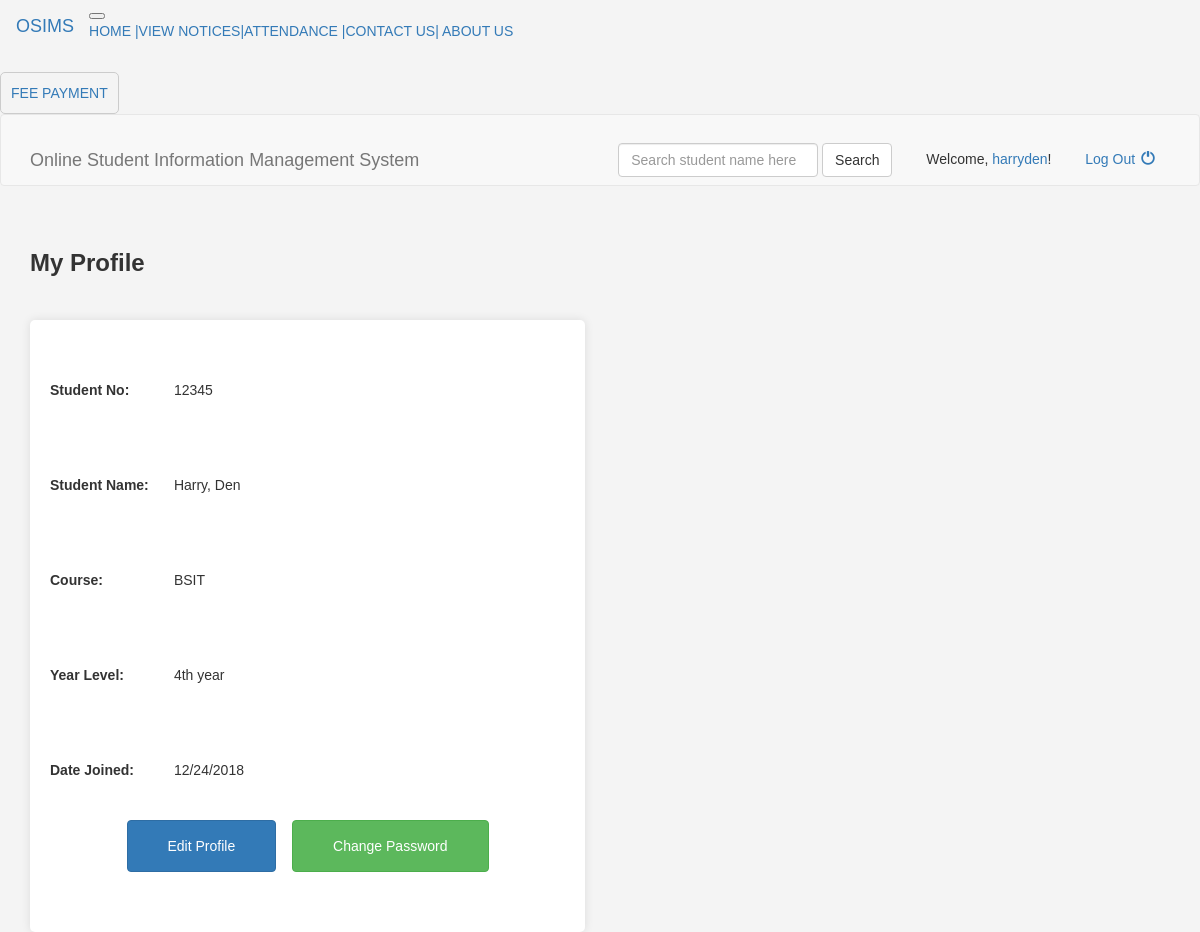
/profile.php (signed in), run on the app's committed database.
### tables this page shows
CREATE TABLE IF NOT EXISTS `students` (
`id` int(10) NOT NULL,
  `username` varchar(50) NOT NULL,
  `password` varchar(50) NOT NULL,
  `studentno` int(10) NOT NULL,
  `firstname` varchar(50) NOT NULL,
  `lastname` varchar(50) NOT NULL,
  `course` varchar(10) NOT NULL,
  `yrlevel` varchar(10) NOT NULL,
  `date_joined` date NOT NULL
);

### profile.php (the view, shortened to what this page needs)
<?php
require 'connect.php';
if (isset($_SESSION['username'], $_SESSION['password'])) {
?>
<!DOCTYPE html>
<html lang="en">
<head>
  <link href="assets/css/bootstrap.min.css" rel="stylesheet">
  <link href="assets/css/main.css" rel="stylesheet">
  <link href="assets/css/style.css" rel="stylesheet">
</head>
<body>
  <?php require 'partials/navbar.php' ?>
  <?php require 'partials/drop.php' ?>
  <?php include 'header.php'; ?>
  <section>
    <div class="container">
      <strong class="title">My Profile</strong>
    </div>
    <div class="container">
      <div class="row">
        <div class="col-md-6">
          <div class="profile-box">
            <?php
            $query = "SELECT * FROM students WHERE username = '" . $_SESSION['username'] . "' AND password = '" . $_SESSION['password'] . "'";
            if ($result = mysqli_query($conn, $query)) {
              $row = mysqli_fetch_assoc($result);
              echo "<div class='info'><strong>Student No:</strong> <span>" . $row['studentno'] . "</span></div>";
              echo "<div class='info'><strong>Student Name:</strong> <span>" . $row['firstname'] . ", " . $row['lastname'] . "</span></div>";
              echo "<div class='info'><strong>Course:</strong> <span>" . $row['course'] . "</span></div>";
              echo "<div class='info'><strong>Year Level:</strong> <span>" . $row['yrlevel'] . "</span></div>";
              $query_date = "SELECT DATE_FORMAT(date_joined, '%m/%d/%Y') FROM students WHERE id = '" . $_SESSION['userid'] . "'";
              $result = mysqli_query($conn, $query_date);
              $row = mysqli_fetch_row($result);
              echo "<div class='info'><strong>Date Joined:</strong> <span>" . $row[0] . "</span></div>";
            } else {
              die("Error with the query in the database");
            }
            ?>
            <div class="options">
              <a class="btn btn-primary" href="editprofile.php">Edit Profile</a>
              <a class="btn btn-success" href="changepassword.php">Change Password</a>
            </div>
          </div>
        </div>
      </div>
    </div>
  </section>
</body>
</html>
<?php
} else {
  header("location:index.php");
  exit;
}
?>

### assets/css/main.css (style rules this page uses)
html, body { height: 100%; width: 100%; }
section strong { display: inline-block; margin: 40px 0 20px; }
.title { font-size: 28px; }
.options { margin: 40px 0; text-align: center; }
.options .btn { margin: 0 6px; padding: 15px 40px; }

### assets/css/style.css (style rules this page uses)
body { margin-left: 0px; margin-top: 0px; margin-right: 0px; margin-bottom: 0px; }

### profile.php (style rules this page uses)
body { font-family: 'Arial', sans-serif; background-color: #f4f4f4; color: #333; }
.container { margin-top: 20px; }
.title { font-size: 24px; color: #333; margin-bottom: 20px; display: block; }
.profile-box { background-color: #fff; padding: 20px; border-radius: 5px; box-shadow: 0 0 10px rgba(0, 0, 0, 0.1); color: #333; }
.info { margin-bottom: 15px; }
.info strong { display: inline-block; width: 120px; }
.options { margin-top: 20px; }
.options a { margin-right: 10px; }

### data on the page
students: studentno "12345", firstname "Harry", lastname "Den", course "BSIT", yrlevel "4th year"

### other printed values
$_SESSION['username'] "harryden"
$row[0] "12/24/2018"
